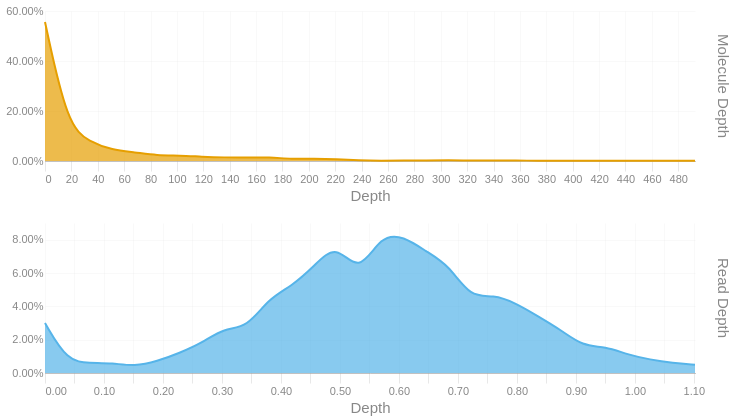

The cell this chart's notebook holds for it:
### Code cell
readdep = depth_hist(tb['Read Depth'], q99, 3)
readdep = readdep.with_columns(pl.lit('Read Depth').alias('Metric'))
if not SKIPLR:
    moldep = depth_hist(tb['Molecule Depth'], mol_q99, 1)
    moldep = moldep.with_columns(pl.lit('Molecule Depth').alias('Metric'))
    _hist = pl.concat([readdep, moldep])
    _hist = _hist.filter(pl.col('Proportion') != 0)
    with SafeRender(_hist):
        (
            alt.Chart(_hist)        
            .mark_area(interpolate = "basis")
            .encode(
                x=alt.X('Bin:Q').scale(domainMin=0).axis(alt.Axis(title='Depth')),
                y = alt.Y('Proportion:Q', title = None).axis(format = '.2%'),
                color = alt.Color('Metric:N').legend(None),
                row = alt.Row("Metric:N").header(title = None, labelOrient = 'right'),
                tooltip = [
                    alt.Tooltip("Metric:N", title = "Metric"),
                    alt.Tooltip('Interval:N', title = "Depth Interval"),
                    alt.Tooltip('Proportion:Q', title = "% Alignments").format('.2%')
                ]
            )
            .resolve_scale(x='independent', y='independent')
            .properties(
                height = 150, width = 650,
                usermeta={'embedOptions': {'downloadFileName': f'{samplename}.depth.hist'}}
            )
        ).display()
else:
    readdep = readdep.filter(pl.col('Proportion') != 0)
    with SafeRender(readdep):
        (
            alt.Chart(readdep)        
            .mark_area(interpolate = "basis")
            .encode(
                x=alt.X('Bin:Q').scale(domainMin=0).axis(alt.Axis(title='Depth')),
                y = alt.Y('Proportion:Q', title = None).axis(format = '.2%'),
                tooltip = [
                    alt.Tooltip('Interval:N', title = "Depth Interval"),
                    alt.Tooltip('Proportion:Q', title = "% Alignments").format('.2%')
                ]
            )
            .properties(
                usermeta={'embedOptions': {'downloadFileName': f'{samplename}.depth.hist'}}
            )
        ).display()

### Figure 1 — Vega-Lite specification as saved in the notebook (floating-point values rounded to 4 significant figures)
{"width": 650, "height": 150, "config": {"title": {"anchor": "start", "dy": -15, "fontSize": 18, "color": "#888888", "subtitleColor": "#888888", "subtitleFontSize": 14}, "arc": {"fill": "#0072B2"}, "axis": {"domainColor": "#888888", "domainWidth": 0.5, "gridWidth": 0.2, "grid": false, "titleFontWeight": 400, "titleFontSize": 15, "labelFontSize": 11, "labelColor": "#888888", "tickColor": "#888888", "tickWidth": 0.2, "titleColor": "#888888"}, "axisBand": {"grid": false}, "axisX": {"grid": true, "tickSize": 10, "domainCap": "round"}, "axisY": {"domain": false, "grid": true, "tickSize": 0, "domainCap": "round"}, "background": "transparent", "header": {"labelFontSize": 15, "labelColor": "#888888", "titleFontSize": 15, "titleFontWeight": 600, "titleColor": "#888888"}, "legend": {"labelFont": "sans-serif", "labelFontSize": 12, "labelColor": "#888888", "symbolSize": 100, "symbolType": "circle", "titleFontSize": 12, "titlePadding": 10, "titleColor": "#888888", "title": null}, "range": {"category": ["#E69F00", "#56B4E9", "#009E73", "#F0E442", "#0072B2", "#D55E00", "#CC79A7", "#000000"], "diverging": ["#cfe8f3", "#a2d4ec", "#73bfe2", "#46abdb", "#1696d2", "#12719e"]}, "area": {"fill": "#0072B2", "fillOpacity": 0.7, "line": true, "strokeOpacity": 0.7}, "line": {"color": "#0072B2", "stroke": "#0072B2", "strokeWidth": 2}, "trail": {"color": "#0072B2", "stroke": "#0072B2", "strokeWidth": 0, "size": 1}, "point": {"filled": true, "fillOpacity": 1.0, "size": 95}, "text": {"color": "#888888", "fontSize": 11, "align": "right", "fontWeight": 400, "size": 11}, "bar": {"fill": "#0072B2", "stroke": null}, "view": {"stroke": null, "continuousWidth": 660, "continuousHeight": 400}}, "data": {"name": "data-8e101a6df8b96f3064da83da52c85058"}, "mark": {"type": "area", "interpolate": "basis"}, "encoding": {"color": {"field": "Metric", "legend": null, "type": "nominal"}, "row": {"field": "Metric", "header": {"title": null, "labelOrient": "right"}, "type": "nominal"}, "tooltip": [{"field": "Metric", "title": "Metric", "type": "nominal"}, {"field": "Interval", "title": "Depth Interval", "type": "nominal"}, {"field": "Proportion", "format": ".2%", "title": "% Alignments", "type": "quantitative"}], "x": {"axis": {"title": "Depth"}, "field": "Bin", "scale": {"domainMin": 0}, "type": "quantitative"}, "y": {"axis": {"format": ".2%"}, "field": "Proportion", "title": null, "type": "quantitative"}}, "resolve": {"scale": {"x": "independent", "y": "independent"}}, "usermeta": {"embedOptions": {"downloadFileName": "S1_Musquodoboit_012.depth.hist"}}, "$schema": "https://vega.github.io/schema/vega-lite/v6.1.0.json", "datasets": {"data-8e101a6df8b96f3064da83da52c85058": [{"Bin": 0.0, "Interval": "0.0-0.038", "Proportion": 0.03, "Metric": "Read Depth"}, {"Bin": 0.038, "Interval": "0.038-0.076", "Proportion": 0.007, "Metric": "Read Depth"}, {"Bin": 0.076, "Interval": "0.076-0.114", "Proportion": 0.006, "Metric": "Read Depth"}, {"Bin": 0.114, "Interval": "0.114-0.152", "Proportion": 0.006, "Metric": "Read Depth"}, {"Bin": 0.152, "Interval": "0.152-0.19", "Proportion": 0.004, "Metric": "Read Depth"}, {"Bin": 0.19, "Interval": "0.19-0.228", "Proportion": 0.007, "Metric": "Read Depth"}, {"Bin": 0.228, "Interval": "0.228-0.266", "Proportion": 0.012, "Metric": "Read Depth"}, {"Bin": 0.266, "Interval": "0.266-0.304", "Proportion": 0.018, "Metric": "Read Depth"}, {"Bin": 0.304, "Interval": "0.304-0.342", "Proportion": 0.027, "Metric": "Read Depth"}, {"Bin": 0.342, "Interval": "0.342-0.38", "Proportion": 0.027, "Metric": "Read Depth"}, {"Bin": 0.38, "Interval": "0.38-0.418", "Proportion": 0.045, "Metric": "Read Depth"}, {"Bin": 0.418, "Interval": "0.418-0.456", "Proportion": 0.052, "Metric": "Read Depth"}, {"Bin": 0.456, "Interval": "0.456-0.494", "Proportion": 0.064, "Metric": "Read Depth"}, {"Bin": 0.494, "Interval": "0.494-0.532", "Proportion": 0.078, "Metric": "Read Depth"}, {"Bin": 0.532, "Interval": "0.532-0.57", "Proportion": 0.059, "Metric": "Read Depth"}, {"Bin": 0.57, "Interval": "0.57-0.608", "Proportion": 0.083, "Metric": "Read Depth"}, {"Bin": 0.608, "Interval": "0.608-0.646", "Proportion": 0.082, "Metric": "Read Depth"}, {"Bin": 0.646, "Interval": "0.646-0.684", "Proportion": 0.073, "Metric": "Read Depth"}, {"Bin": 0.684, "Interval": "0.684-0.722", "Proportion": 0.065, "Metric": "Read Depth"}, {"Bin": 0.722, "Interval": "0.722-0.76", "Proportion": 0.045, "Metric": "Read Depth"}, {"Bin": 0.76, "Interval": "0.76-0.798", "Proportion": 0.047, "Metric": "Read Depth"}, {"Bin": 0.798, "Interval": "0.798-0.836", "Proportion": 0.042, "Metric": "Read Depth"}, {"Bin": 0.836, "Interval": "0.836-0.874", "Proportion": 0.034, "Metric": "Read Depth"}, {"Bin": 0.874, "Interval": "0.874-0.912", "Proportion": 0.026, "Metric": "Read Depth"}, {"Bin": 0.912, "Interval": "0.912-0.95", "Proportion": 0.016, "Metric": "Read Depth"}, {"Bin": 0.95, "Interval": "0.95-0.988", "Proportion": 0.016, "Metric": "Read Depth"}, {"Bin": 0.988, "Interval": "0.988-1.026", "Proportion": 0.011, "Metric": "Read Depth"}, {"Bin": 1.026, "Interval": "1.026-1.064", "Proportion": 0.008, "Metric": "Read Depth"}, {"Bin": 1.064, "Interval": "1.064-1.102", "Proportion": 0.006, "Metric": "Read Depth"}, {"Bin": 1.102, "Interval": "1.102-1.14", "Proportion": 0.005, "Metric": "Read Depth"}, {"Bin": 0.0, "Interval": "0.0-17.0", "Proportion": 0.556, "Metric": "Molecule Depth"}, {"Bin": 17.0, "Interval": "17.0-34.0", "Proportion": 0.141, "Metric": "Molecule Depth"}, {"Bin": 34.0, "Interval": "34.0-51.0", "Proportion": 0.076, "Metric": "Molecule Depth"}, {"Bin": 51.0, "Interval": "51.0-68.0", "Proportion": 0.044, "Metric": "Molecule Depth"}, {"Bin": 68.0, "Interval": "68.0-85.0", "Proportion": 0.035, "Metric": "Molecule Depth"}, {"Bin": 85.0, "Interval": "85.0-101.9", "Proportion": 0.022, "Metric": "Molecule Depth"}, {"Bin": 101.9, "Interval": "101.9-118.9", "Proportion": 0.022, "Metric": "Molecule Depth"}, {"Bin": 118.9, "Interval": "118.9-135.9", "Proportion": 0.017, "Metric": "Molecule Depth"}, {"Bin": 135.9, "Interval": "135.9-152.9", "Proportion": 0.014, "Metric": "Molecule Depth"}, {"Bin": 152.9, "Interval": "152.9-169.9", "Proportion": 0.014, "Metric": "Molecule Depth"}, {"Bin": 169.9, "Interval": "169.9-186.9", "Proportion": 0.015, "Metric": "Molecule Depth"}, {"Bin": 186.9, "Interval": "186.9-203.9", "Proportion": 0.008, "Metric": "Molecule Depth"}, {"Bin": 203.9, "Interval": "203.9-220.9", "Proportion": 0.009, "Metric": "Molecule Depth"}, {"Bin": 220.9, "Interval": "220.9-237.9", "Proportion": 0.008, "Metric": "Molecule Depth"}, {"Bin": 237.9, "Interval": "237.9-254.9", "Proportion": 0.002, "Metric": "Molecule Depth"}, {"Bin": 254.9, "Interval": "254.9-271.9", "Proportion": 0.001, "Metric": "Molecule Depth"}, {"Bin": 271.9, "Interval": "271.9-288.8", "Proportion": 0.002, "Metric": "Molecule Depth"}, {"Bin": 288.8, "Interval": "288.8-305.8", "Proportion": 0.002, "Metric": "Molecule Depth"}, {"Bin": 305.8, "Interval": "305.8-322.8", "Proportion": 0.003, "Metric": "Molecule Depth"}, {"Bin": 322.8, "Interval": "322.8-339.8", "Proportion": 0.002, "Metric": "Molecule Depth"}, {"Bin": 339.8, "Interval": "339.8-356.8", "Proportion": 0.002, "Metric": "Molecule Depth"}, {"Bin": 356.8, "Interval": "356.8-373.8", "Proportion": 0.002, "Metric": "Molecule Depth"}, {"Bin": 373.8, "Interval": "373.8-390.8", "Proportion": 0.001, "Metric": "Molecule Depth"}, {"Bin": 390.8, "Interval": "390.8-407.8", "Proportion": 0.001, "Metric": "Molecule Depth"}, {"Bin": 407.8, "Interval": "407.8-424.8", "Proportion": 0.001, "Metric": "Molecule Depth"}, {"Bin": 424.8, "Interval": "424.8-441.8", "Proportion": 0.001, "Metric": "Molecule Depth"}, {"Bin": 441.8, "Interval": "441.8-458.7", "Proportion": 0.001, "Metric": "Molecule Depth"}, {"Bin": 475.7, "Interval": "475.7-492.7", "Proportion": 0.001, "Metric": "Molecule Depth"}, {"Bin": 492.7, "Interval": "492.7-509.72", "Proportion": 0.001, "Metric": "Molecule Depth"}]}}
